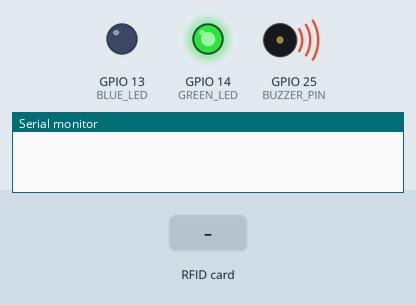
Bench run of a sketch on a simulated ESP32. On the bench: output pins drawn as LEDs (lit = HIGH), buzzer (waves = sounding), the last lines printed to the serial monitor. The inputs (shaded band) are chosen by the test bench. Nothing arrives over Bluetooth unless stated.

Above: at 0.1 s.
At 1.5 s:
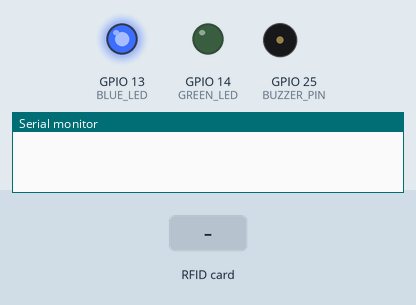
1.6 s: RFID card 5E 7A 19 C4 held to the reader
At 1.78 s:
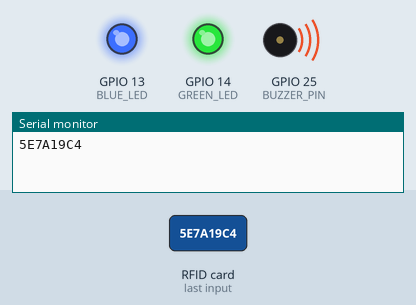
Timing chart, 0 to 4.6 s (numbered marks = the images above; inputs shaded):
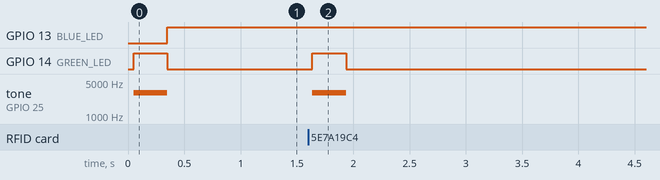

The sketch:

Lecteur_RFID_Bluetooth.ino
```cpp
#include <SPI.h>
#include <MFRC522.h>
#include "BluetoothSerial.h"

#define SS_PIN 21 //lecteur RC522
#define RST_PIN 22 //lecteur RC522
#define BUZZER_PIN 25
#define BLUE_LED 13
#define GREEN_LED 14

MFRC522 rfid(SS_PIN, RST_PIN); // Utilisation de MFRC522
BluetoothSerial SerialBT;
bool bluetoothConnected = false;
int ledState = LOW;

void setup() {
  Serial.begin(115200);
  SerialBT.begin("Box_001"); // Nom du Bluetooth
  SPI.begin(); // Init SPI bus
  rfid.PCD_Init(); // Init MFRC522
  pinMode(BLUE_LED, OUTPUT);
  pinMode(GREEN_LED, OUTPUT);

  tone(BUZZER_PIN, 3000); // Son initial
  digitalWrite(GREEN_LED, HIGH);
  delay(300);
  digitalWrite(GREEN_LED, LOW);
  noTone(BUZZER_PIN);
}

void loop() {
  handleBluetooth();  // Gestion de la communication Bluetooth
  readRFID(); // Lire la carte RFID si présente
}

// Convertir l'UUID en Hex.
void printHex(byte *buffer, byte bufferSize) {
  for (byte i = 0; i < bufferSize; i++) {
    SerialBT.print(buffer[i] < 0x10 ? "0" : "");
    SerialBT.print(buffer[i], HEX);
    Serial.print(buffer[i] < 0x10 ? "0" : "");
    Serial.print(buffer[i], HEX);
  }
}

void handleBluetooth() {
  bluetoothConnected = SerialBT.hasClient(); // Vérifie connexion BLE

  if (bluetoothConnected) {
    digitalWrite(BLUE_LED, HIGH); // Allume LED si connecté
  } else {
    ledState = (millis() % 1000 < 500) ? HIGH : LOW;
    digitalWrite(BLUE_LED, ledState);
  }
  delay(20);
}

void readRFID() {
  if (rfid.PICC_IsNewCardPresent() && rfid.PICC_ReadCardSerial()) {
    printHex(rfid.uid.uidByte, rfid.uid.size);
    SerialBT.println(); // Envoi Bluetooth
    Serial.println(); // Saut à la ligne
    tone(BUZZER_PIN, 3000); // Son
    digitalWrite(GREEN_LED, HIGH); // LED allumée
    delay(300); // Durée allumage
    digitalWrite(GREEN_LED, LOW); // Éteindre LED
    noTone(BUZZER_PIN); // Couper son

    rfid.PICC_HaltA(); // Arrêt lecture TAG
  }
}
```

Measured:
- after the input at 1.6 s, GPIO 14 (GREEN_LED): LOW → HIGH at once, → LOW 0.30 s later; tone on GPIO 25 (BUZZER_PIN): silent → 3000 Hz at once, → silent 0.30 s later
